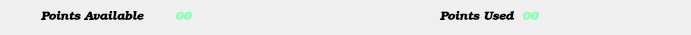
   <widget class="QWidget" name="">
    <property name="geometry">
     <rect>
      <x>10</x>
      <y>140</y>
      <width>691</width>
      <height>19</height>
     </rect>
    </property>
    <layout class="QHBoxLayout" name="horizontalLayout_2">
     <item>
      <widget class="QLabel" name="Totalplayers">
       <property name="font">
        <font>
         <family>Bookman Old Style</family>
         <pointsize>9</pointsize>
         <weight>75</weight>
         <italic>true</italic>
         <bold>true</bold>
        </font>
       </property>
       <property name="text">
        <string>Points Available</string>
       </property>
       <property name="alignment">
        <set>Qt::AlignLeading|Qt::AlignLeft|Qt::AlignVCenter</set>
       </property>
       <property name="indent">
        <number>30</number>
       </property>
      </widget>
     </item>
     <item>
      <widget class="QLabel" name="points_available">
       <property name="font">
        <font>
         <family>Bookman Old Style</family>
         <pointsize>9</pointsize>
         <weight>75</weight>
         <italic>true</italic>
         <bold>true</bold>
        </font>
       </property>
       <property name="statusTip">
        <string>max point=100</string>
       </property>
       <property name="styleSheet">
        <string notr="true">color:rgb(133, 255, 174)</string>
       </property>
       <property name="text">
        <string>00</string>
       </property>
       <property name="alignment">
        <set>Qt::AlignJustify|Qt::AlignVCenter</set>
       </property>
       <property name="indent">
        <number>-10</number>
       </property>
      </widget>
     </item>
     <item>
      <widget class="QLabel" name="TeamName">
       <property name="font">
        <font>
         <family>Bookman Old Style</family>
         <pointsize>9</pointsize>
         <weight>75</weight>
         <italic>true</italic>
         <bold>true</bold>
        </font>
       </property>
       <property name="text">
        <string>Points Used</string>
       </property>
       <property name="indent">
        <number>100</number>
       </property>
      </widget>
     </item>
     <item>
      <widget class="QLabel" name="points_used">
       <property name="font">
        <font>
         <family>Bookman Old Style</family>
         <pointsize>9</pointsize>
         <weight>75</weight>
         <italic>true</italic>
         <bold>true</bold>
        </font>
       </property>
       <property name="styleSheet">
        <string notr="true">color:rgb(133, 255, 174)</string>
       </property>
       <property name="text">
        <string>00</string>
       </property>
       <property name="alignment">
        <set>Qt::AlignJustify|Qt::AlignVCenter</set>
       </property>
       <property name="indent">
        <number>60</number>
       </property>
      </widget>
     </item>
    </layout>
   </widget>
